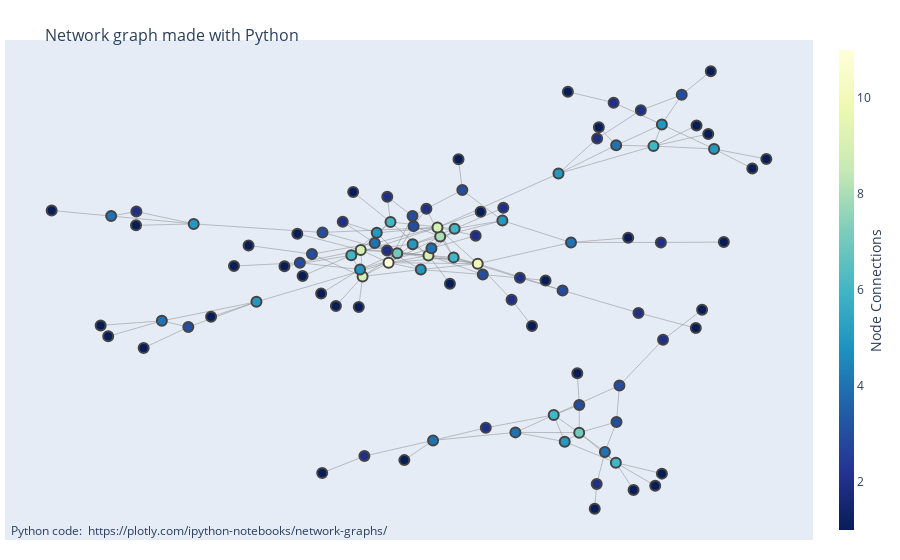

The cell this chart's notebook holds for it:
### Code cell
do_plotly(G)

### Figure 1 — Plotly figure (JSON) as saved in the notebook; plotly's stock layout.template omitted (floating-point values rounded to 4 significant figures; data arrays with more than 128 entries replaced by an {"elided": "..."} marker saying what was removed)
{"data": [{"hoverinfo": "none", "line": {"color": "#888", "width": 0.5}, "mode": "lines", "type": "scatter", "x": {"elided": "501 float values"}, "y": {"elided": "501 float values"}}, {"hoverinfo": "text", "marker": {"color": [5, 5, 4, 5, 8, 11, 7, 9, 5, 6, 9, 5, 5, 4, 6, 3, 6, 6, 9, 4, 9, 2, 5, 5, 5, 3, 3, 6, 2, 4, 2, 7, 10, 1, 4, 3, 2, 5, 3, 4, 2, 6, 3, 2, 6, 2, 2, 1, 2, 3, 5, 2, 3, 3, 3, 3, 3, 1, 1, 1, 4, 4, 4, 1, 1, 1, 1, 2, 1, 2, 1, 1, 1, 2, 2, 1, 1, 2, 1, 1, 3, 1, 1, 1, 1, 2, 2, 1, 1, 2, 1, 1, 1, 1, 1, 1, 1, 1, 1, 1, 1, 1, 1, 1, 1], "colorbar": {"thickness": 15, "title": {"side": "right", "text": "Node Connections"}, "xanchor": "left"}, "colorscale": [[0, "rgb(255,255,217)"], [0.125, "rgb(237,248,177)"], [0.25, "rgb(199,233,180)"], [0.375, "rgb(127,205,187)"], [0.5, "rgb(65,182,196)"], [0.625, "rgb(29,145,192)"], [0.75, "rgb(34,94,168)"], [0.875, "rgb(37,52,148)"], [1, "rgb(8,29,88)"]], "line": {"width": 2}, "reversescale": true, "showscale": true, "size": 10}, "mode": "markers", "text": ["label: 0# of connections: 5", "label: 1# of connections: 5", "label: 2# of connections: 4", "label: 3# of connections: 5", "label: 4# of connections: 8", "label: 5# of connections: 11", "label: 6# of connections: 7", "label: 7# of connections: 9", "label: 8# of connections: 5", "label: 9# of connections: 6", "label: 10# of connections: 9", "label: 11# of connections: 5", "label: 12# of connections: 5", "label: 13# of connections: 4", "label: 14# of connections: 6", "label: 15# of connections: 3", "label: 16# of connections: 6", "label: 17# of connections: 6", "label: 18# of connections: 9", "label: 19# of connections: 4", "label: 20# of connections: 9", "label: 21# of connections: 2", "label: 22# of connections: 5", "label: 23# of connections: 5", "label: 24# of connections: 5", "label: 25# of connections: 3", "label: 26# of connections: 3", "label: 27# of connections: 6", "label: 28# of connections: 2", "label: 29# of connections: 4", "label: 30# of connections: 2", "label: 31# of connections: 7", "label: 32# of connections: 10", "label: 33# of connections: 1", "label: 34# of connections: 4", "label: 35# of connections: 3", "label: 36# of connections: 2", "label: 37# of connections: 5", "label: 38# of connections: 3", "label: 39# of connections: 4", "label: 40# of connections: 2", "label: 41# of connections: 6", "label: 42# of connections: 3", "label: 43# of connections: 2", "label: 44# of connections: 6", "label: 45# of connections: 2", "label: 46# of connections: 2", "label: 47# of connections: 1", "label: 48# of connections: 2", "label: 49# of connections: 3", "label: 50# of connections: 5", "label: 51# of connections: 2", "label: 52# of connections: 3", "label: 53# of connections: 3", "label: 54# of connections: 3", "label: 55# of connections: 3", "label: 56# of connections: 3", "label: 57# of connections: 1", "label: 58# of connections: 1", "label: 59# of connections: 1", "label: 60# of connections: 4", "label: 61# of connections: 4", "label: 62# of connections: 4", "label: 63# of connections: 1", "label: 64# of connections: 1", "label: 65# of connections: 1", "label: 66# of connections: 1", "label: 67# of connections: 2", "label: 68# of connections: 1", "label: 69# of connections: 2", "label: 70# of connections: 1", "label: 71# of connections: 1", "label: 72# of connections: 1", "label: 73# of connections: 2", "label: 74# of connections: 2", "label: 75# of connections: 1", "label: 76# of connections: 1", "label: 77# of connections: 2", "label: 78# of connections: 1", "label: 79# of connections: 1", "label: 80# of connections: 3", "label: 81# of connections: 1", "label: 82# of connections: 1", "label: 83# of connections: 1", "label: 84# of connections: 1", "label: 85# of connections: 2", "label: 86# of connections: 2", "label: 87# of connections: 1", "label: 88# of connections: 1", "label: 89# of connections: 2", "label: 90# of connections: 1", "label: 91# of connections: 1", "label: 92# of connections: 1", "label: 93# of connections: 1", "label: 94# of connections: 1", "label: 95# of connections: 1", "label: 96# of connections: 1", "label: 97# of connections: 1", "label: 98# of connections: 1", "label: 99# of connections: 1", "label: 100# of connections: 1", "label: 101# of connections: 1", "label: 102# of connections: 1", "label: 103# of connections: 1", "label: 104# of connections: 1"], "type": "scatter", "x": [0.208, -0.4124, -0.7048, 0.1954, -0.04267, -0.1465, 0.2371, -0.2025, -0.08167, -0.01567, -0.04817, -0.5387, -0.09804, -0.1743, -0.2215, 0.3122, 0.3109, 0.3865, -0.1988, 0.1087, -0.06629, 0.1178, -0.1703, -0.2039, 0.08251, -0.3008, -0.5495, -0.1426, -0.6541, 0.2888, -0.2388, -0.1291, 0.03284, -0.6548, -0.057, 0.3181, 0.08438, 0.5085, -0.2795, 0.2206, -0.1495, -0.01359, 0.2036, 0.4058, 0.1858, -0.1952, -0.07045, 0.4035, 0.2723, 0.04306, 0.4035, 0.04907, 0.4434, -0.09616, 0.00189, 0.2372, -0.325, 0.2683, -0.8246, 0.5855, -0.6028, -0.06029, 0.3115, 0.3465, -0.02305, -0.2801, 0.4968, 0.3611, 0.1694, 0.2732, -0.005737, 0.502, -0.1148, 0.02875, 0.3064, 0.2767, -0.3301, 0.101, -0.6394, -0.356, -0.09832, 0.6137, -0.2823, -0.3196, 0.2333, -0.1492, 0.4015, -0.7108, -0.2178, 0.3563, 0.3357, 0.5282, 0.3901, 0.142, 0.4844, -0.4576, 0.2143, 0.03872, 0.4718, -0.2065, 0.4732, -0.5037, -0.2525, -0.4283, -0.726], "y": [-0.7137, -0.1172, 0.2488, 0.4302, 0.1614, 0.04995, -0.6754, 0.1042, 0.02058, 0.0726, 0.2002, 0.2155, 0.1289, 0.1335, 0.08147, -0.6297, -0.8034, 0.5474, -0.008909, -0.6741, 0.08089, -0.01475, 0.1774, 0.02106, 0.2297, 0.08663, -0.2249, 0.2236, 0.2682, -0.7578, 0.2242, 0.09067, 0.04574, 0.2093, -0.7084, -0.474, 0.2839, 0.5353, 0.1792, 0.1363, 0.1016, 0.1946, -0.06842, -0.2789, -0.5999, -0.7753, 0.28, -0.8501, -0.8945, -0.0006141, 0.6399, -0.6548, 0.7664, 0.2059, 0.36, -0.5573, 0.04956, -1.0, 0.2728, 0.4522, -0.1982, 0.1114, 0.551, -0.9198, -0.03992, -0.8473, 0.5994, 0.7004, -0.02555, 0.5798, 0.4913, 0.8668, -0.7925, 0.1652, 0.7329, 0.6278, 0.1736, -0.1081, -0.314, 0.03507, 0.2492, 0.4922, -0.08131, -0.006737, -0.4216, 0.3314, 0.1365, -0.2642, 0.3514, -0.1643, 0.1563, 0.1378, -0.902, -0.22, -0.1512, 0.03576, 0.7795, 0.2671, -0.2292, -0.1395, 0.6355, -0.181, -0.1346, 0.1234, -0.2176]}], "layout": {"annotations": [{"showarrow": false, "text": "Python code: <a href='https://plotly.com/ipython-notebooks/network-graphs/'> https://plotly.com/ipython-notebooks/network-graphs/</a>", "x": 0.005, "xref": "paper", "y": -0.002, "yref": "paper"}], "hovermode": "closest", "margin": {"b": 20, "l": 5, "r": 5, "t": 40}, "showlegend": false, "title": {"font": {"size": 16}, "text": "<br>Network graph made with Python"}, "xaxis": {"showgrid": false, "showticklabels": false, "zeroline": false}, "yaxis": {"showgrid": false, "showticklabels": false, "zeroline": false}}}
